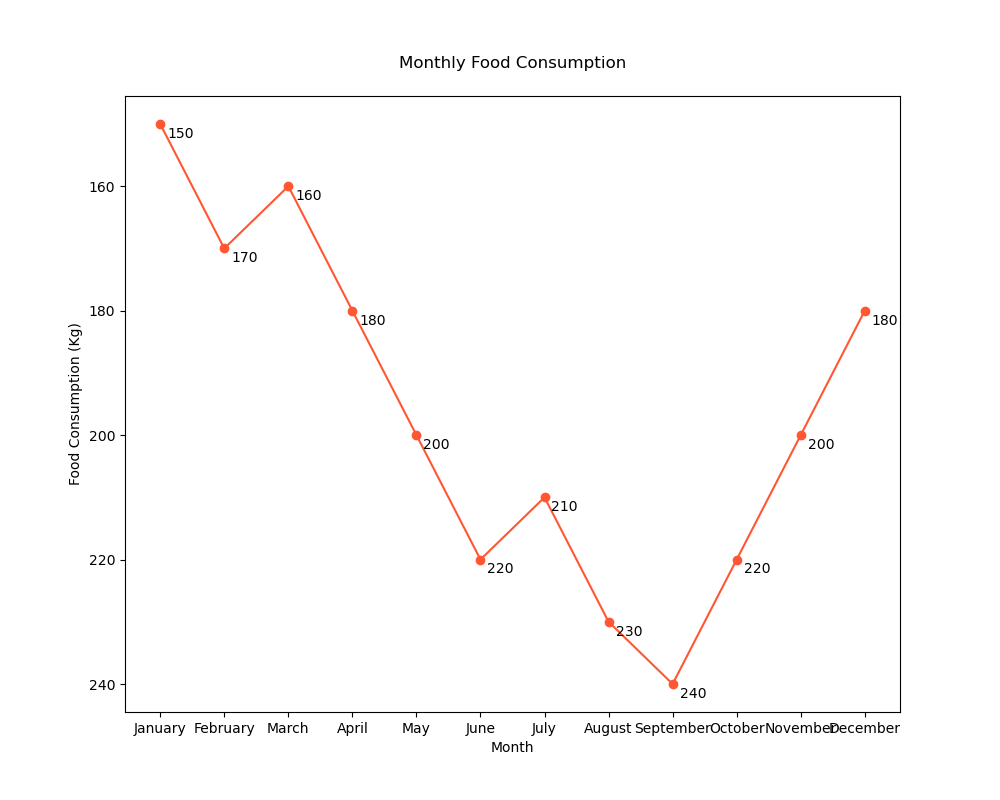

Here is the Python script that generated this plot:

import matplotlib.pyplot as plt

# Data for plotting
months = ['January', 'February', 'March', 'April', 'May', 'June', 'July', 'August', 'September', 'October', 'November', 'December']
food_consumption = [150, 170, 160, 180, 200, 220, 210, 230, 240, 220, 200, 180]

# Create a new figure with specific width and height
plt.figure(figsize=(10, 8))

# Plotting the line chart with a specific color scheme
plt.plot(months, food_consumption, marker='o', linestyle='-', color='#FF5733')  # Orange color

# Assign annotations/labels to specific data points to provide additional information
for i, value in enumerate(food_consumption):
    plt.annotate(str(value), xy=(months[i], value), xytext=(5, -10), textcoords='offset points')

# Modify the chart title and labels
plt.title('Monthly Food Consumption', pad=20)
plt.xlabel('Month')
plt.ylabel('Food Consumption (Kg)')

# Invert the y-axis
plt.gca().invert_yaxis()

# Show the plot
plt.show()
